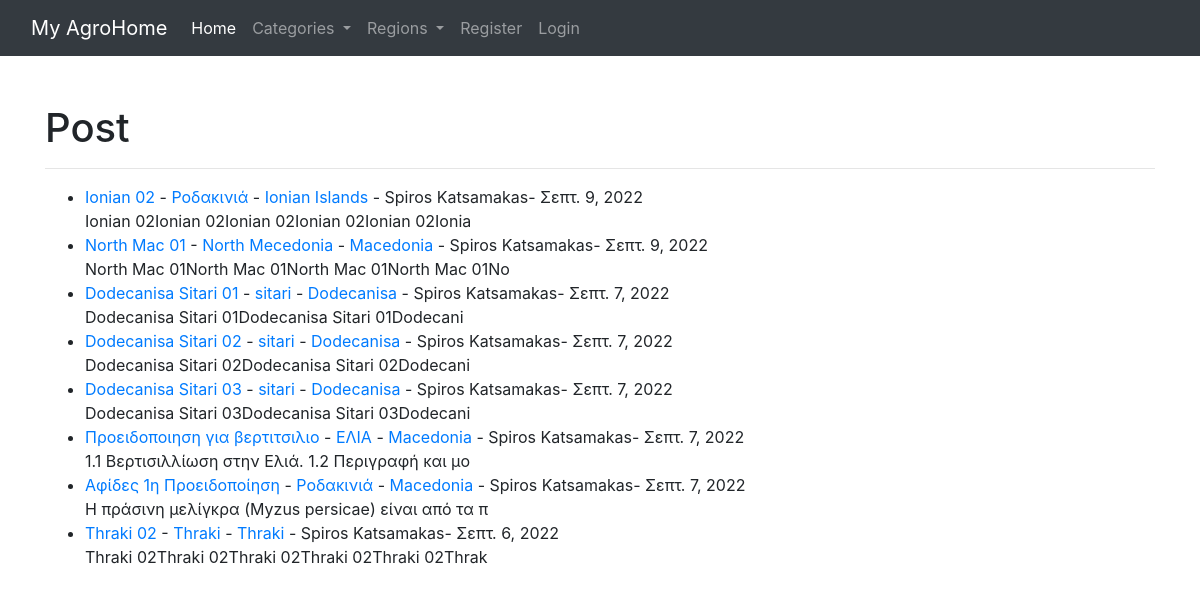
Before: / with the older database file.
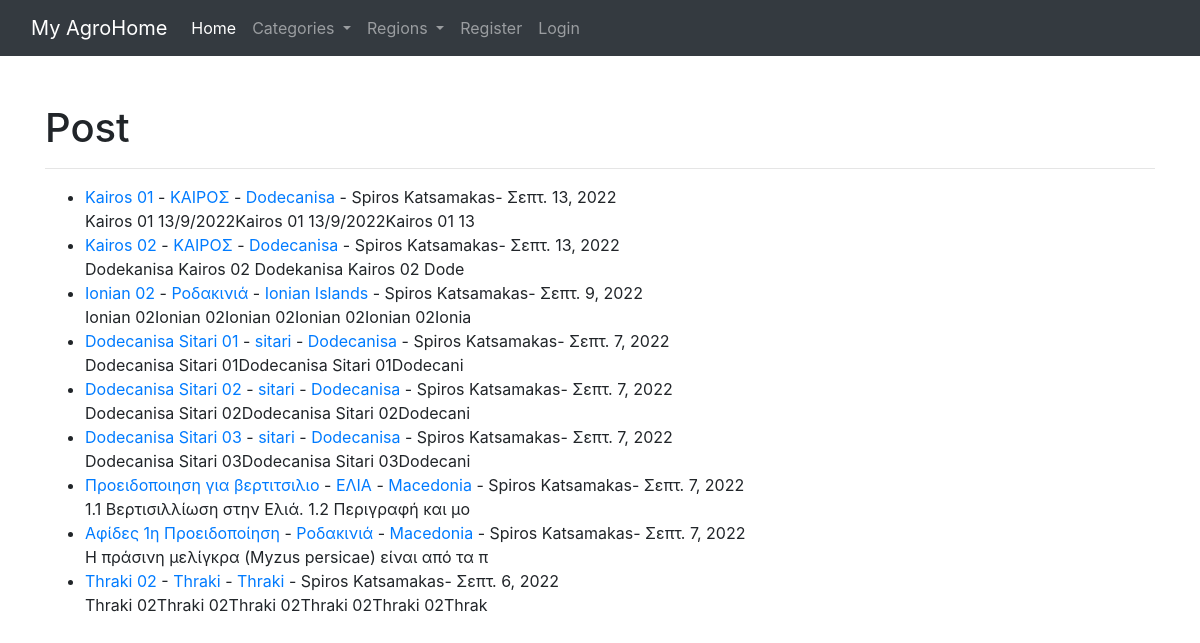
After: the same page with the newer database file.
### theblog/models.py (models this page shows, shortened)
class Post(models.Model):
    title = models.CharField(max_length=255)
    title_tag = models.CharField(max_length=255)
    author = models.ForeignKey(User, on_delete=models.CASCADE)
    body = models.TextField()
    post_date = models.DateField(auto_now_add=True)
    category = models.CharField(max_length=255, default='coding')
    region = models.CharField(max_length=255, default='thessaly')

### theblog/views.py (the view)
# urls.py: path('', HomeView.as_view(), name="home"),
class HomeView(ListView):
    model = Post
    template_name = 'home.html'
    ordering = ['-post_date']
    def get_context_data(self, *args, **kwargs):
        cat_menu = Category.objects.all()
        reg_menu = Region.objects.all()
        context = super(HomeView, self).get_context_data(*args, **kwargs)
        context["cat_menu"] = cat_menu
        context["reg_menu"] = reg_menu
        return context

### theblog/models.py (called while the page is built)
	def __str__(self):
		return self.name

	def __str__(self):
		return self.name

### theblog/templates/home.html (shortened to what this page needs)
{% extends 'base.html' %}
{% block content %}
<br/>
<h1>Post</h1>
<hr>
<ul>
{% for post in object_list %}
	<li><a href="{% url 'article-detail' post.pk %}">{{ post.title }}<a/> -
	<a href="{% url 'category' post.category %}">{{ post.category }}</a> -
	<a href="{% url 'region' post.region %}">{{ post.region }}</a> -
	{{ post.author.first_name }}
	{{ post.author.last_name }}-
	{{ post.post_date }}
	<br/>
	{{ post.body|slice:":50"|safe }}</li>
{% endfor %}
</ul>
{% endblock %}

### theblog/templates/base.html (shortened to what this page needs)
<!doctype html>
<html lang="en">
  <head>
    <link rel="stylesheet" href="https://cdn.jsdelivr.net/npm/bootstrap@4.4.1/dist/css/bootstrap.min.css">
  </head>
  <body>
	<nav class="navbar navbar-expand-lg navbar-dark bg-dark">
  <div class="container-fluid">
    <a class="navbar-brand" href="{% url 'home' %}">My AgroHome</a>
    <div class="collapse navbar-collapse" id="navbarSupportedContent">
      <ul class="navbar-nav me-auto mb-2 mb-lg-0">
        <li class="nav-item">
          <a class="nav-link active" aria-current="page" href="#">Home</a>
        </li>
		{% if cat_menu %}
      <li class="nav-item dropdown">
        <a class="nav-link dropdown-toggle" href="#" id="navbarDropdown" role="button" data-toggle="dropdown" aria-haspopup="true" aria-expanded="false">
          Categories
        </a>
      </li>
		 {% endif %}
		{% if reg_menu %}
      <li class="nav-item dropdown">
        <a class="nav-link dropdown-toggle" href="#" id="navbarDropdown" role="button" data-toggle="dropdown" aria-haspopup="true" aria-expanded="false">
          Regions
        </a>
      </li>
		 {% endif %}
		{% if user.is_authenticated %}
			<li class="nav-item">
			  <a class="nav-link" href="{% url 'add_post'%}">Add Post</a>
			</li>
			<li class="nav-item">
			  <a class="nav-link" href="{% url 'add_category'%}">Add Category</a>
			</li>
			<li class="nav-item">
			  <a class="nav-link" href="{% url 'add_region'%}">Add Region</a>
			</li>
			<li class="nav-item">
			  <a class="nav-link" href="{% url 'logout'%}">Logout</a>
			</li>
		{% else %}
			<li class="nav-item">
			  <a class="nav-link" href="{% url 'register'%}">Register</a>
			</li>
			<li class="nav-item">
			  <a class="nav-link" href="{% url 'login'%}">Login</a>
			</li>
		{% endif %}
      </ul>
    </div>
  </div>
</nav>
	<br/>
	<div class="container">
      {% block content %}
      {% endblock %}
    </div>
  </body>
</html>

Changed rows visible on the page:
removed Post: title "North Mac 01", category "North Mecedonia", region "Macedonia", author.first_name "Spiros", author.last_name "Katsamakas", post_date "Σεπτ. 9, 2022", body "North Mac 01North Mac 01North Mac 01North Mac 01No"
added Post: title "Kairos 01", category "ΚΑΙΡΟΣ", region "Dodecanisa", author.first_name "Spiros", author.last_name "Katsamakas", post_date "Σεπτ. 13, 2022", body "Kairos 01 13/9/2022Kairos 01 13/9/2022Kairos 01 13"
added Post: title "Kairos 02", category "ΚΑΙΡΟΣ", region "Dodecanisa", author.first_name "Spiros", author.last_name "Katsamakas", post_date "Σεπτ. 13, 2022", body "Dodekanisa Kairos 02 Dodekanisa Kairos 02 Dode"
